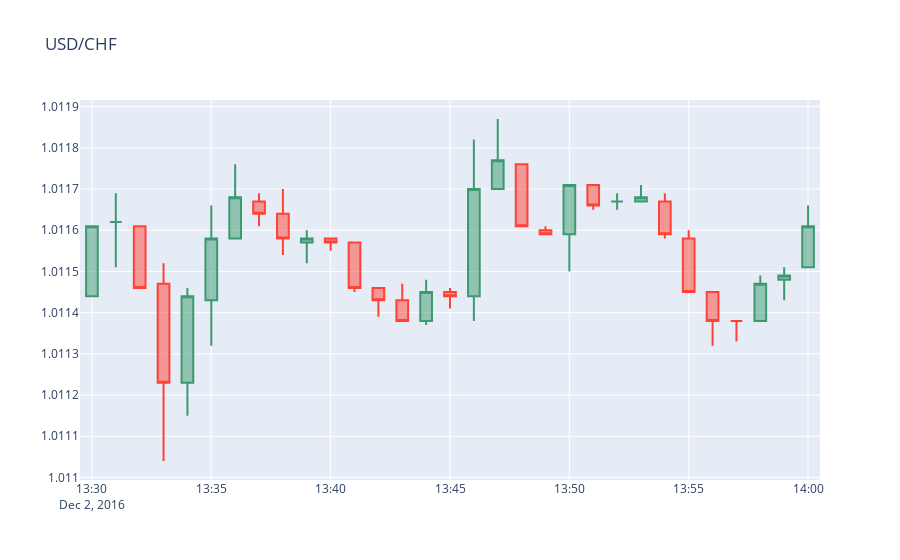

Notebook source saved alongside this figure:
### Markdown cell above
### <font color= #6B6B6B>Visual Validation #5 </font>

### Code cell
vs.candle_stick_plot(mn.escenario5)
